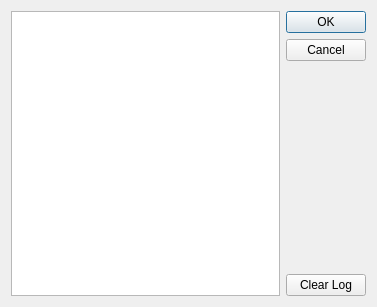
<?xml version="1.0" encoding="UTF-8"?>
<ui version="4.0">
 <class>DialogComLog</class>
 <widget class="QDialog" name="DialogComLog">
  <property name="geometry">
   <rect>
    <x>0</x>
    <y>0</y>
    <width>377</width>
    <height>307</height>
   </rect>
  </property>
  <property name="sizePolicy">
   <sizepolicy hsizetype="Preferred" vsizetype="Fixed">
    <horstretch>0</horstretch>
    <verstretch>0</verstretch>
   </sizepolicy>
  </property>
  <property name="windowTitle">
   <string>Device communication</string>
  </property>
  <layout class="QGridLayout" name="gridLayout">
   <item row="0" column="0" rowspan="2">
    <widget class="QListWidget" name="comunicationLogList"/>
   </item>
   <item row="0" column="1">
    <widget class="QDialogButtonBox" name="buttonBox">
     <property name="sizePolicy">
      <sizepolicy hsizetype="Preferred" vsizetype="Preferred">
       <horstretch>0</horstretch>
       <verstretch>0</verstretch>
      </sizepolicy>
     </property>
     <property name="orientation">
      <enum>Qt::Vertical</enum>
     </property>
     <property name="standardButtons">
      <set>QDialogButtonBox::Cancel|QDialogButtonBox::Ok</set>
     </property>
    </widget>
   </item>
   <item row="1" column="1">
    <widget class="QPushButton" name="buttonClear">
     <property name="sizePolicy">
      <sizepolicy hsizetype="Minimum" vsizetype="Fixed">
       <horstretch>0</horstretch>
       <verstretch>0</verstretch>
      </sizepolicy>
     </property>
     <property name="text">
      <string>Clear Log</string>
     </property>
    </widget>
   </item>
  </layout>
 </widget>
 <resources/>
 <connections>
  <connection>
   <sender>buttonBox</sender>
   <signal>accepted()</signal>
   <receiver>DialogComLog</receiver>
   <slot>accept()</slot>
   <hints>
    <hint type="sourcelabel">
     <x>248</x>
     <y>254</y>
    </hint>
    <hint type="destinationlabel">
     <x>157</x>
     <y>274</y>
    </hint>
   </hints>
  </connection>
  <connection>
   <sender>buttonBox</sender>
   <signal>rejected()</signal>
   <receiver>DialogComLog</receiver>
   <slot>reject()</slot>
   <hints>
    <hint type="sourcelabel">
     <x>316</x>
     <y>260</y>
    </hint>
    <hint type="destinationlabel">
     <x>286</x>
     <y>274</y>
    </hint>
   </hints>
  </connection>
 </connections>
</ui>
